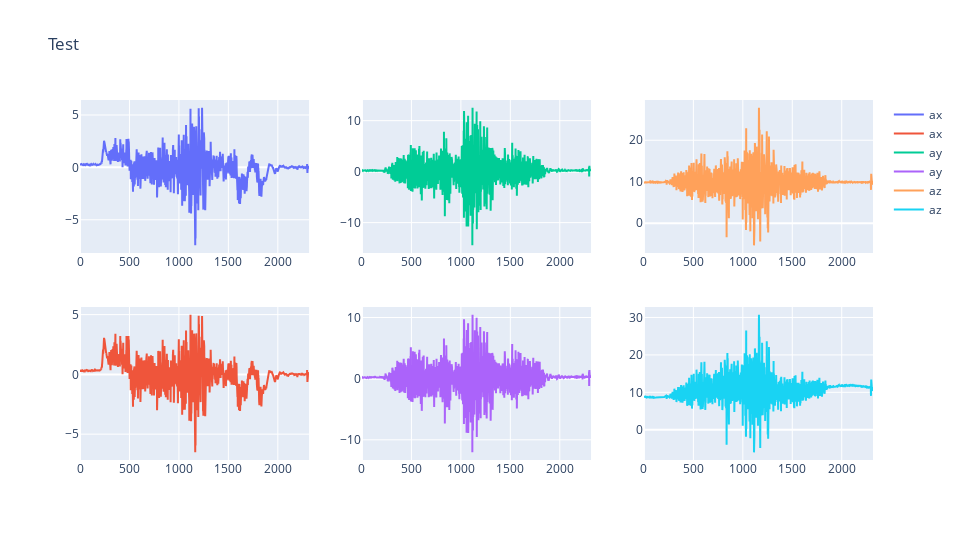

Write notebook code for a chart like this one.
### Code cell
magnitude_data = data.copy()
magnitude_data = magnitude_data * GenerateRandomCurves(magnitude_data)

fig = comparaisonGraph(data[["ax", "ay", "az"]], magnitude_data[["ax", "ay", "az"]])
fig.show()

### Figure 1 — Plotly figure (JSON) as saved in the notebook; plotly's stock layout.template omitted (floating-point values rounded to 4 significant figures; data arrays with more than 128 entries replaced by an {"elided": "..."} marker saying what was removed)
{"data": [{"name": "ax", "type": "scatter", "x": {"elided": "2317 int values"}, "xaxis": "x", "y": {"elided": "2317 float values"}, "yaxis": "y"}, {"name": "ax", "type": "scatter", "x": {"elided": "2317 int values"}, "xaxis": "x4", "y": {"elided": "2317 float values"}, "yaxis": "y4"}, {"name": "ay", "type": "scatter", "x": {"elided": "2317 int values"}, "xaxis": "x2", "y": {"elided": "2317 float values"}, "yaxis": "y2"}, {"name": "ay", "type": "scatter", "x": {"elided": "2317 int values"}, "xaxis": "x5", "y": {"elided": "2317 float values"}, "yaxis": "y5"}, {"name": "az", "type": "scatter", "x": {"elided": "2317 int values"}, "xaxis": "x3", "y": {"elided": "2317 float values"}, "yaxis": "y3"}, {"name": "az", "type": "scatter", "x": {"elided": "2317 int values"}, "xaxis": "x6", "y": {"elided": "2317 float values"}, "yaxis": "y6"}], "layout": {"height": 540, "title": {"text": "Test"}, "width": 960, "xaxis": {"anchor": "y", "domain": [0, 0.2889]}, "xaxis2": {"anchor": "y2", "domain": [0.3556, 0.6444]}, "xaxis3": {"anchor": "y3", "domain": [0.7111, 1]}, "xaxis4": {"anchor": "y4", "domain": [0, 0.2889]}, "xaxis5": {"anchor": "y5", "domain": [0.3556, 0.6444]}, "xaxis6": {"anchor": "y6", "domain": [0.7111, 1]}, "yaxis": {"anchor": "x", "domain": [0.575, 1]}, "yaxis2": {"anchor": "x2", "domain": [0.575, 1]}, "yaxis3": {"anchor": "x3", "domain": [0.575, 1]}, "yaxis4": {"anchor": "x4", "domain": [0, 0.425]}, "yaxis5": {"anchor": "x5", "domain": [0, 0.425]}, "yaxis6": {"anchor": "x6", "domain": [0, 0.425]}}}
